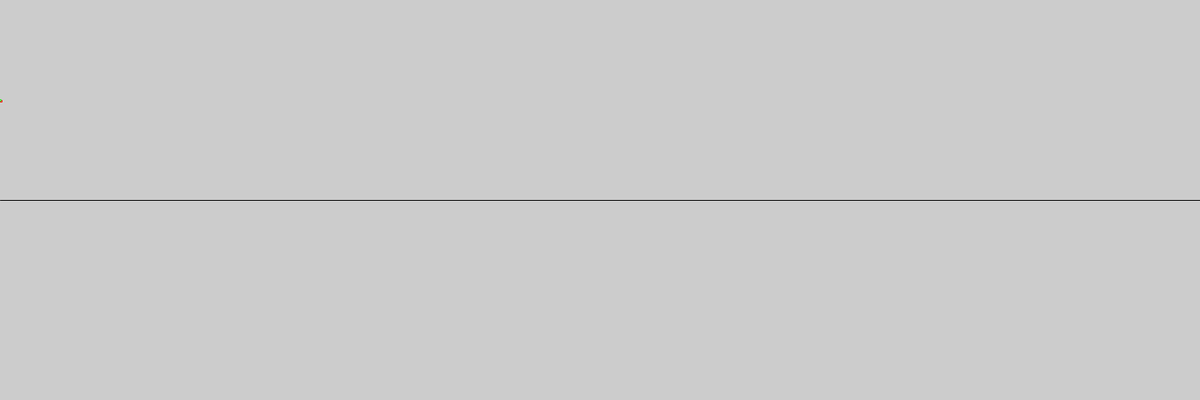
Frame 1 (no input)
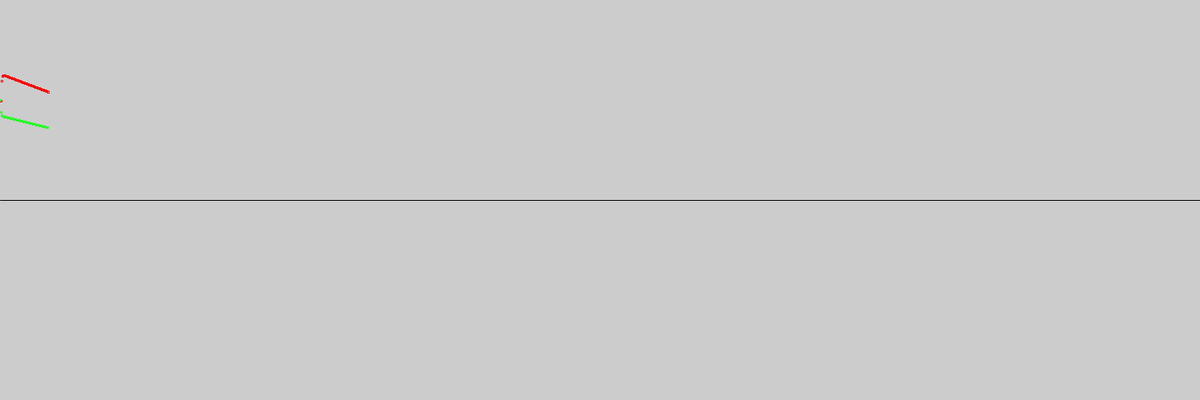
Frame 60 (the mouse pressed at the canvas centre just before this capture)
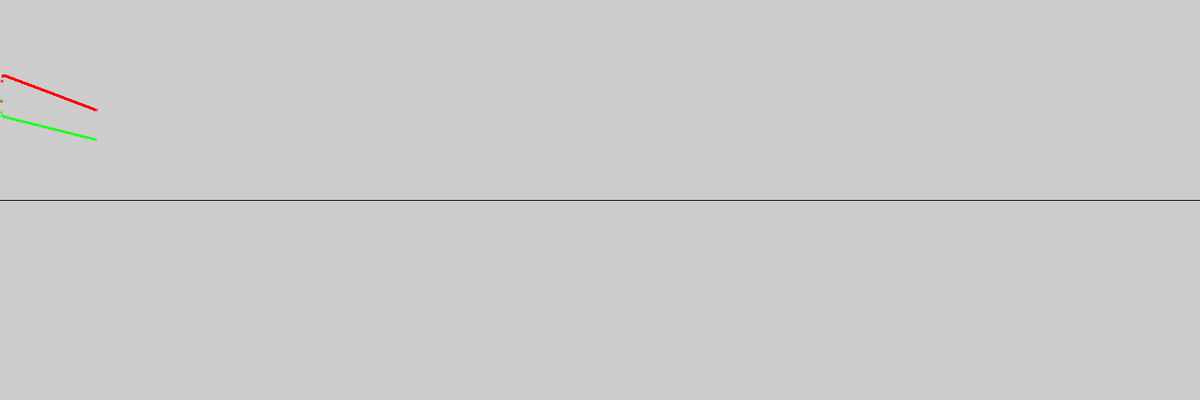
Frame 120 (the mouse held since frame 60 and released just before this capture)

The Processing sketch that drew these frames (run headless with seeded random() and noise(); from frame 60 on, the mouse is pressed at the canvas centre):

// Processing sketch: gcouple04_animation
// ── gcouple04_animation.pde
/** A General Systems Theory of Marriage: 
 *   Nonlinear Difference Equation Modeling of Marital Interaction
 *   John Gottman, Catherine Swanson, & Kristin Swanson
 *     Wt+1 = IHW(Ht)  + r1Wt + a
 *     Ht+1 = IWH(Wt+1)+ r2Ht + b
 */

// For model:
final float IHW=0.6001,IWH=0.4001; ///< Interaction values are properties of a human relationship 
final float a=-0.001,b=-0.001,r1=0.6,r2=0.4; ///< Values describe the characters of people

float W=0.5;
float H=0.5;

// For visualisation:
final float DOTSIZE=2; //WARNING! DOTSIZE below 2 not work with ellipses! pr2c TODO!
final float scale=1;

void setup()
{
  size(1500,500);
  line(0,height/2,width,height/2); //Zero line
}

int t=0; // 't' need to be global, and keep value in between of draw() calls. 

void draw() // modifies global t,W,H
{  
  if(t>=width) return; //Now nothing to do more
  
  println(t,W,H);
  
  // Visualisation
  stroke(255,0,0);
  rect(t,height/2-W*scale/2*height,DOTSIZE,DOTSIZE); //The wife is RED
  stroke(0,255,0);
  ellipse(t,height/2-H*scale/2*height,DOTSIZE,DOTSIZE); //The husband is GREEN
  
  t++; //incrementation of 't'
  
  // MODEL
  W=r1*W+a+IHW*H;
  H=r2*H+b+IWH*W; // Wait!? We use NEW value of W. Is this what the author of the model had in mind?
}


//@date 2023 ( → https://github.com/borkowsk/bookProcessingEN)
